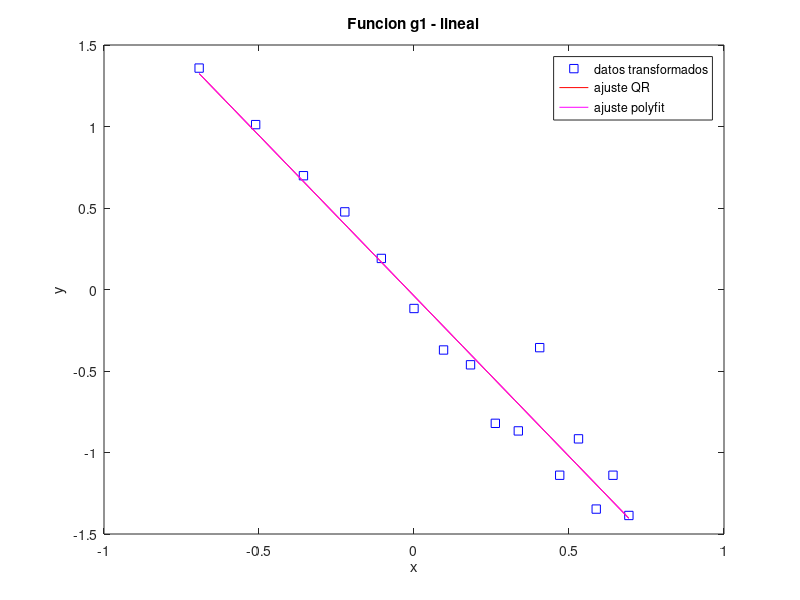
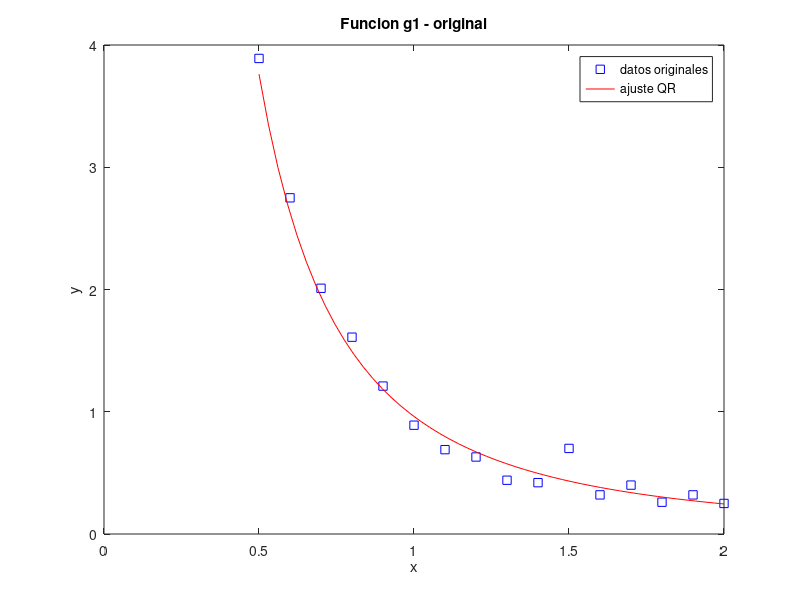
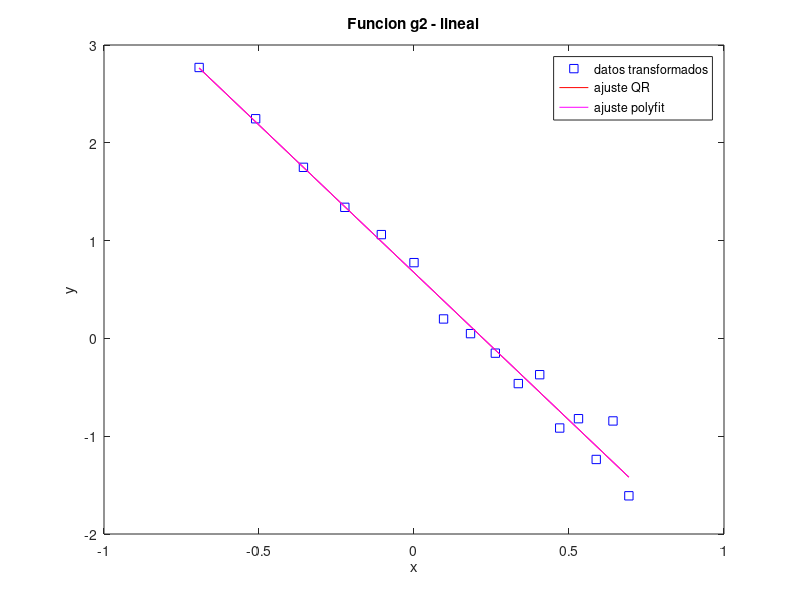
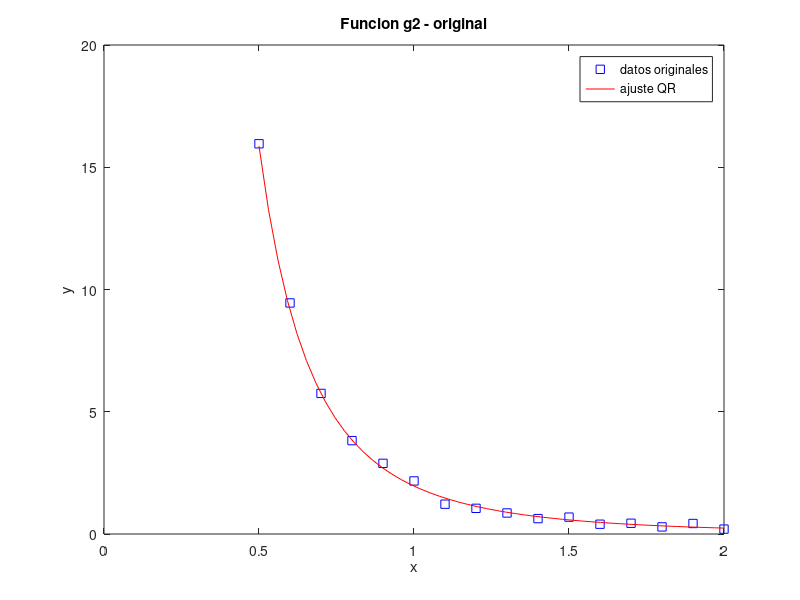

The MATLAB script that drew these images, in order:
% Minimos cuadrados a los datos transformados de g1 y g2. PMCL usando descomposicion QR
clear all;
X = [0.5,0.6,0.7,0.8,0.9,1.0,1.1,1.2,1.3,1.4,1.5,1.6,1.7,1.8,1.9,2.0]';
% Funcion g1
Y1 = [3.89,2.75,2.01,1.61,1.21,0.89,0.69,0.63,0.44,0.42,0.70,0.32,0.40,0.26,0.32,0.25]';
% Funcion g2
Y2 = [15.96,9.45,5.75,3.82,2.89,2.17,1.22,1.05,0.86,0.63,0.69,0.40,0.44,0.29,0.43,0.20]';

m = length(X);
n = 2; % modelo lineal

% Modelo de funcion g
% g = @(ci,p) @(x) ci/x^p;

X_cv = log(X);
Y1_cv = log(Y1);
Y2_cv = log(Y2);

A = [X_cv ones(m,1)];
[Q, R] = qr(A);
R1 = R(1:n,:);% 1eras n filas de R

%--------------
% Funcion g1: %
%--------------
QtY1_1 = (Q'*Y1_cv)(1:n); % 1eros n elementos del vector Q'Y

% resuelvo el sist lineal R1X = (Q'Y)_1 con R1 matriz triangular superior, resolver con sustitucion hacia atras.
ec1_opt.UT = true;
Param_1 = linsolve(R1,QtY1_1,ec1_opt);
% solucion es y = X(1).t + X(2)
% y = c.x^(-p) ; log(y) = -p.log(x) + log(c) ; y_cv = A.t + B
p1 = -Param_1(1);
c1 = exp(Param_1(2));

%--------------
% Funcion g2: %
%--------------
QtY1_2 = (Q'*Y2_cv)(1:n); % 1eros n elementos del vector Q'Y

% resuelvo el sist lineal R1X = (Q'Y)_1 con R1 matriz triangular superior, resolver con sustitucion hacia atras.
ec2_opt.UT = true;
Param_2 = linsolve(R1,QtY1_2,ec2_opt);
% solucion es y = X(1).t + X(2)
% y = c.x^(-p) ; log(y) = -p.log(x) + log(c) ; y_cv = A.t + B
p2 = -Param_2(1);
c2 = exp(Param_2(2));
%---------------------------------------
% Graficas para correccion del modelo: %
%---------------------------------------
% Funcion g1
% Grafica modelo lineal con transformacion logaritmica de los datos
figure (1)
plot(X_cv, Y1_cv, 'bs')
hold on
vect_Xcv = linspace(X_cv(1),X_cv(m),50);
plot(vect_Xcv, Param_1(1)*vect_Xcv + Param_1(2), 'r')
param_polyfit_1 = polyfit(X_cv,Y1_cv,1);
plot(vect_Xcv, param_polyfit_1(1)*vect_Xcv + param_polyfit_1(2), 'm')
title ("Funcion g1 - lineal");
xlabel ("x");
ylabel ("y");
legend("datos transformados", "ajuste QR", "ajuste polyfit");

% Grafica sin transformacion logaritmica de los datos
figure (2)
plot(X, Y1, 'bs')
hold on
vect_X = linspace(X(1),X(m),50);
plot(vect_X, c1*vect_X.^(-p1), 'r')
title ("Funcion g1 - original");
xlabel ("x");
ylabel ("y");
legend("datos originales", "ajuste QR");
%----------------------------
% Funcion g2
% Grafica modelo lineal con transformacion logaritmica de los datos
figure (3)
plot(X_cv, Y2_cv, 'bs')
hold on
% vect_Xcv = linspace(X_cv(1),X_cv(m),50);
plot(vect_Xcv, Param_2(1)*vect_Xcv + Param_2(2), 'r')
param_polyfit_2 = polyfit(X_cv,Y2_cv,1);
plot(vect_Xcv, param_polyfit_2(1)*vect_Xcv + param_polyfit_2(2), 'm')
title ("Funcion g2 - lineal");
xlabel ("x");
ylabel ("y");
legend("datos transformados", "ajuste QR", "ajuste polyfit");

% Grafica sin transformacion logaritmica de los datos
figure (4)
plot(X, Y2, 'bs')
hold on
% vect_X = linspace(X(1),X(m),50);
plot(vect_X, c2*vect_X.^(-p2), 'r')
title ("Funcion g2 - original");
xlabel ("x");
ylabel ("y");
legend("datos originales", "ajuste QR");

% dado x, y = 3*x.^2 + 2*x + 1; => polyfit(x,y,2) = [3 2 1]
